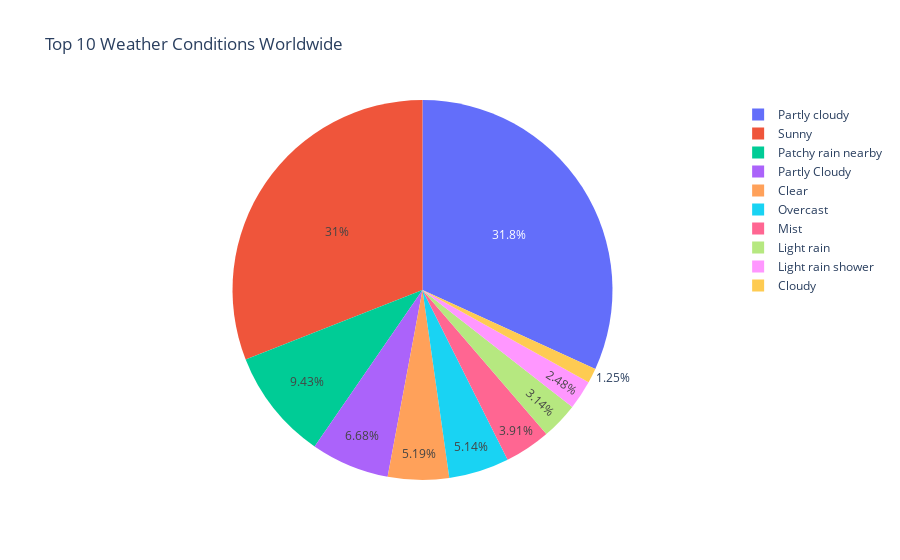

Source (notebook cell):
### Markdown cell above
#### Weather Conditions Overview

### Code cell
# Top weather conditions
fig = px.pie(df['condition_text'].value_counts().head(10).reset_index(),
             names='condition_text', values='count',
             title='Top 10 Weather Conditions Worldwide')
fig.show()

### Figure 1 — Plotly figure (JSON) as saved in the notebook; plotly's stock layout.template omitted (floating-point values rounded to 4 significant figures)
{"data": [{"domain": {"x": [0, 1], "y": [0, 1]}, "hovertemplate": "condition_text=%{label}<br>count=%{value}<extra></extra>", "labels": ["Partly cloudy", "Sunny", "Patchy rain nearby", "Partly Cloudy", "Clear", "Overcast", "Mist", "Light rain", "Light rain shower", "Cloudy"], "legendgroup": "", "name": "", "showlegend": true, "type": "pie", "values": [33737, 32823, 9996, 7077, 5506, 5448, 4146, 3334, 2631, 1322]}], "layout": {"legend": {"tracegroupgap": 0}, "title": {"text": "Top 10 Weather Conditions Worldwide"}}}
